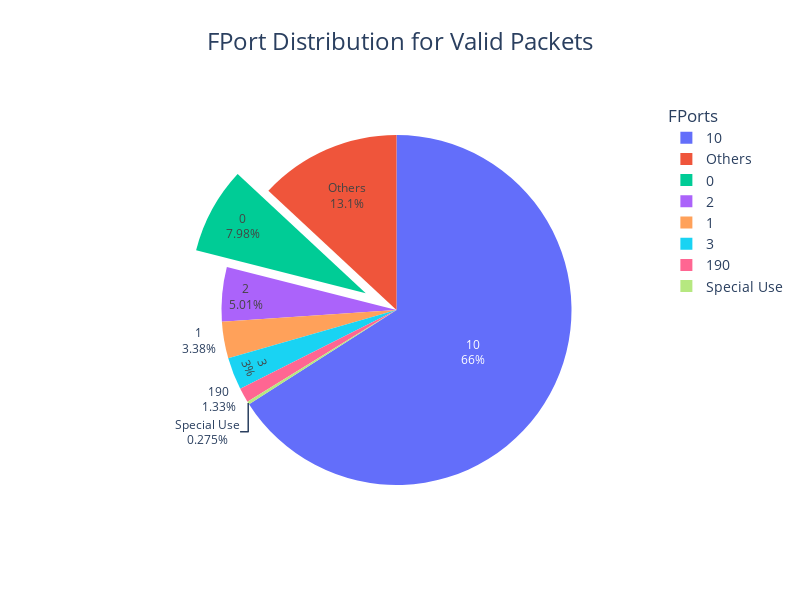

This figure's notebook cell:
### Code cell
# Count FPort occurrences
fport_counts = df_valid_packets["FPort"].value_counts()

# Identify FPorts in the 244–255 range (Special Use)
special_use_fports = fport_counts[fport_counts.index >= 244]
special_use_sum = special_use_fports.sum()

# Remove special use FPorts from the main counts temporarily
fport_counts_cleaned = fport_counts.drop(special_use_fports.index, errors='ignore')

# Get the top 6 FPorts from the cleaned counts
top_6 = fport_counts_cleaned.head(6)

# Remove those top 6 from cleaned to find the rest (Others)
remaining_fports = fport_counts_cleaned.drop(top_6.index, errors='ignore')
others_sum = remaining_fports.sum()

# Combine all into final Series
final_series = pd.concat([
    top_6,
    pd.Series({'Special Use': special_use_sum}),
    pd.Series({'Others': others_sum})
])

# Convert to lists
labels = final_series.index.tolist()
values = final_series.values.tolist()

# Plot
fig = go.Figure(data=[
    go.Pie(labels=labels, values=values, pull=[0, 0.2, 0, 0, 0, 0, 0, 0], textinfo='label+percent')
])

fig.update_layout(
    title=dict(
        text="FPort Distribution for Valid Packets",
        font=dict(size=24),
        x=0.5,
        xanchor='center'
    ),
    legend_title="FPorts",
    legend=dict(font=dict(size=14)),
    width=800,
    height=600
)

fig.show()

### Figure 1 — Plotly figure (JSON) as saved in the notebook; plotly's stock layout.template omitted (floating-point values rounded to 4 significant figures)
{"data": [{"labels": [10, 0, 2, 1, 3, 190, "Special Use", "Others"], "pull": [0, 0.2, 0, 0, 0, 0, 0, 0], "textinfo": "label+percent", "type": "pie", "values": [1848443, 223668, 140354, 94750, 83995, 37412, 7696, 366395]}], "layout": {"height": 600, "legend": {"font": {"size": 14}, "title": {"text": "FPorts"}}, "title": {"font": {"size": 24}, "text": "FPort Distribution for Valid Packets", "x": 0.5, "xanchor": "center"}, "width": 800}}
